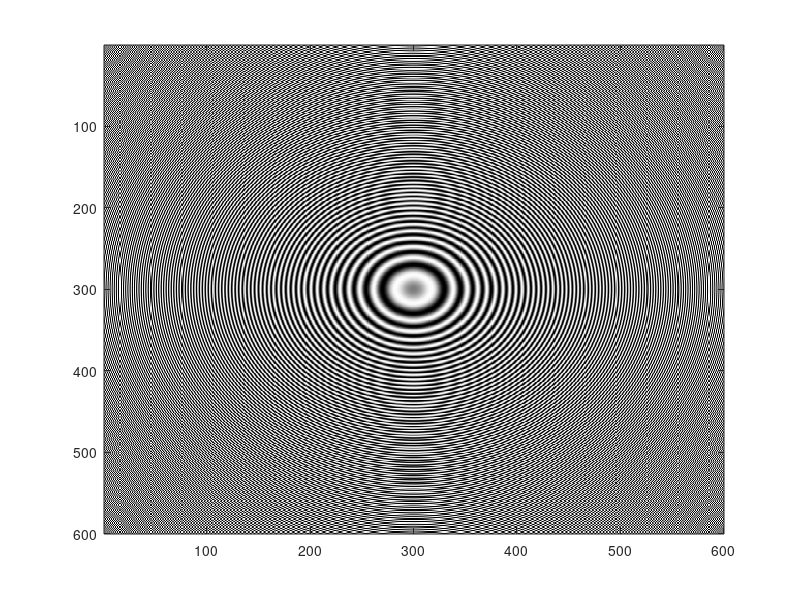

Reproduce this figure in MATLAB.
% create cpz
%
row=600;
col=600;
alpha = 1;
nmap = 64;
colormap(gray(nmap));
czp = zeros(row,col);
for i=1:row
    for j=1:row
       dep = nmap/2*sin(pi()*(i-row/2)*(i-row/2)/alpha/row ...
           +pi()*(j-col/2)*(j-col/2)/alpha/col) + nmap/2;
       czp(i,j) =dep;
    end
end
image(czp);
imwrite(czp, 'czp.bmp');
